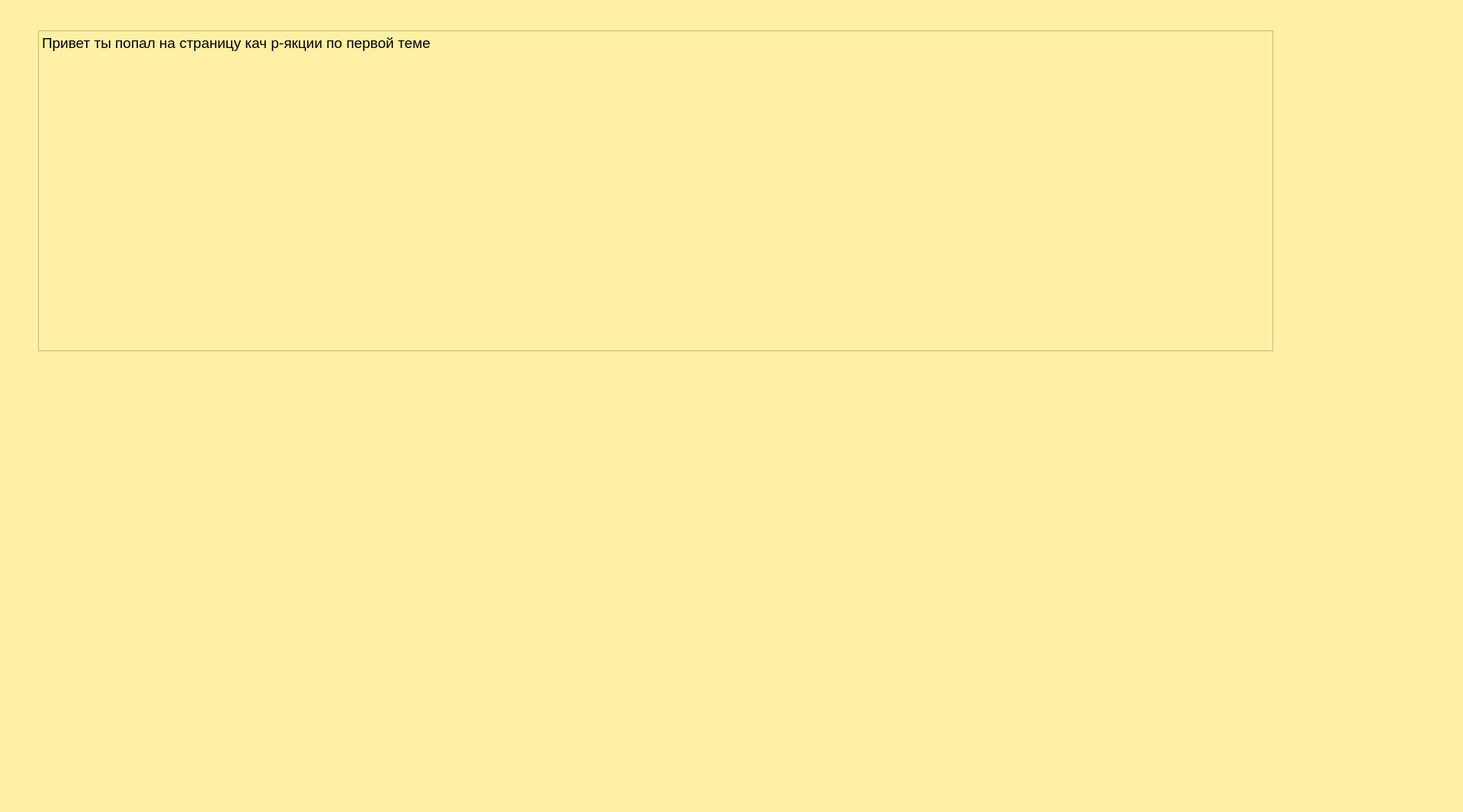
<?xml version="1.0" encoding="UTF-8"?>
<ui version="4.0">
 <class>Theme1</class>
 <widget class="QWidget" name="Theme1">
  <property name="geometry">
   <rect>
    <x>0</x>
    <y>0</y>
    <width>1920</width>
    <height>1066</height>
   </rect>
  </property>
  <property name="windowTitle">
   <string>Form</string>
  </property>
  <property name="styleSheet">
   <string notr="true">background-color: rgb(255, 240, 165);
color: rgb(255, 240, 165);</string>
  </property>
  <widget class="QTextBrowser" name="textBrowser">
   <property name="geometry">
    <rect>
     <x>50</x>
     <y>40</y>
     <width>1621</width>
     <height>421</height>
    </rect>
   </property>
   <property name="font">
    <font>
     <pointsize>12</pointsize>
    </font>
   </property>
   <property name="styleSheet">
    <string notr="true">color: rgb(255, 255, 255);
color: rgb(0, 0, 0);</string>
   </property>
   <property name="html">
    <string>&lt;!DOCTYPE HTML PUBLIC &quot;-//W3C//DTD HTML 4.0//EN&quot; &quot;http://www.w3.org/TR/REC-html40/strict.dtd&quot;&gt;
&lt;html&gt;&lt;head&gt;&lt;meta name=&quot;qrichtext&quot; content=&quot;1&quot; /&gt;&lt;style type=&quot;text/css&quot;&gt;
p, li { white-space: pre-wrap; }
&lt;/style&gt;&lt;/head&gt;&lt;body style=&quot; font-family:'MS Shell Dlg 2'; font-size:12pt; font-weight:400; font-style:normal;&quot;&gt;
&lt;p style=&quot; margin-top:0px; margin-bottom:0px; margin-left:0px; margin-right:0px; -qt-block-indent:0; text-indent:0px;&quot;&gt;&lt;span style=&quot; font-size:14pt;&quot;&gt;Привет ты попал на страницу кач р-якции по первой теме &lt;/span&gt;&lt;/p&gt;&lt;/body&gt;&lt;/html&gt;</string>
   </property>
  </widget>
 </widget>
 <resources/>
 <connections/>
</ui>
